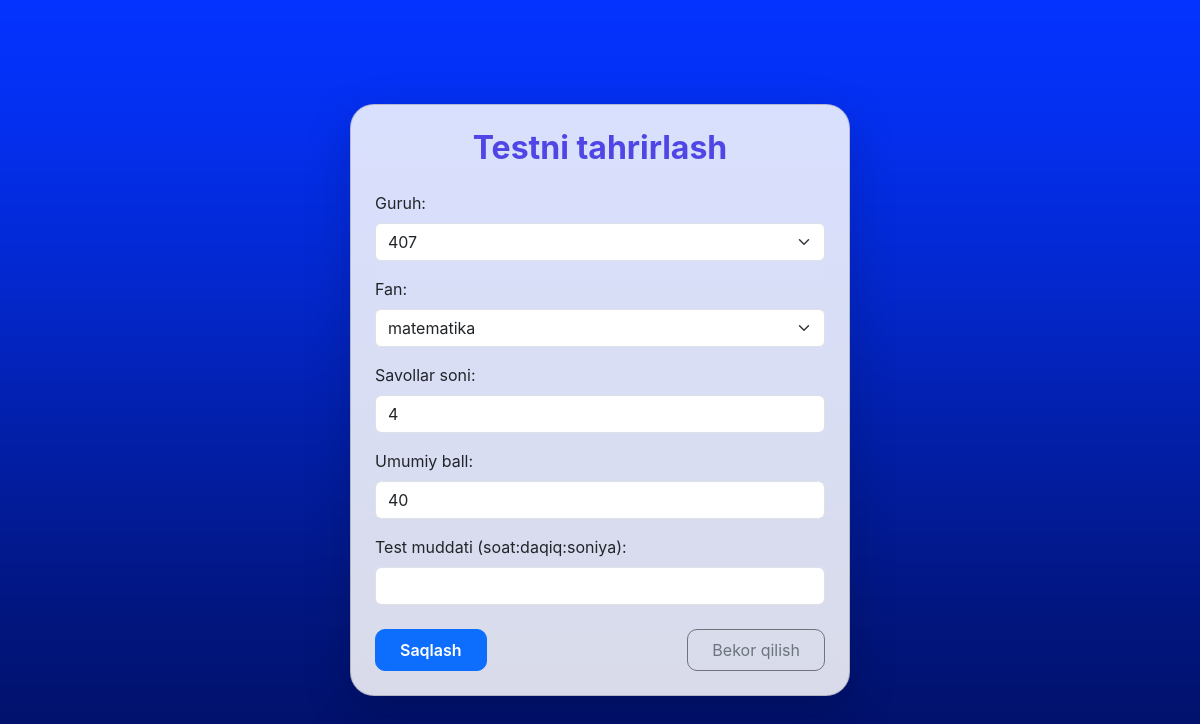
Page /api/controller-panel/edit-test/11/ (signed in) on the committed database.
### main/models.py (models this page shows, shortened)
class Test(models.Model):
    group = models.ForeignKey('Group', on_delete=models.CASCADE, related_name='tests', verbose_name="Guruh", null=True, blank=True)
    subject = models.ForeignKey('Subject', on_delete=models.CASCADE, related_name='tests', verbose_name="Fan")
    created_by = models.ForeignKey(User, on_delete=models.SET_NULL, null=True, related_name='created_tests', verbose_name="Yaratuvchi (Controller)")
    kafedra = models.ForeignKey('Kafedra', on_delete=models.SET_NULL, null=True, blank=True, related_name='tests', verbose_name='Kafedra')
    bulim = models.ForeignKey('Bulim', on_delete=models.SET_NULL, null=True, blank=True, related_name='tests', verbose_name="Bo'lim")
    question_count = models.PositiveIntegerField(verbose_name="Savollar soni")
    total_score = models.PositiveIntegerField(verbose_name="Umumiy ball")
    duration = models.DurationField(verbose_name="Test muddati")
    minutes = models.PositiveIntegerField(verbose_name="Test vaqti (daqiqa)", default=30)
    active = models.BooleanField(default=True, verbose_name="Faol testmi")
    created_at = models.DateTimeField(auto_now_add=True, verbose_name="Yaratilgan sana")
    start_time = models.DateTimeField(auto_now_add=True, verbose_name="Boshlanish vaqti", blank=True, null=True)
    class Meta:
        verbose_name = "Test"
        verbose_name_plural = "Testlar"

class Group(models.Model):
    faculty = models.ForeignKey(Faculty, on_delete=models.CASCADE, related_name='groups', verbose_name="Fakultet")
    name = models.CharField(max_length=100, verbose_name="Guruh nomi")
    created_at = models.DateTimeField(auto_now_add=True, verbose_name="Yaratilgan sana")
    class Meta:
        verbose_name = "Guruh"
        verbose_name_plural = "Guruhlar"

class Subject(models.Model):
    name = models.CharField(max_length=255, verbose_name="Fan nomi")
    created_at = models.DateTimeField(auto_now_add=True, verbose_name="Yaratilgan sana")
    class Meta:
        verbose_name = "Fan"
        verbose_name_plural = "Fanlar"

### main/views_controller_panel.py (the view, shortened to what this page needs)
@login_required
def edit_test(request, test_id):
    login_redirect = login_check(request)
    if login_redirect:
        return login_redirect
    if not hasattr(request.user, 'role') or request.user.role != 'controller':
        return redirect('/api/login/')
    from main.models import TestQuestion
    test = Test.objects.get(id=test_id, created_by=request.user)
    groups = Group.objects.all()
    kafedralar = Kafedra.objects.all()
    bulimlar = Bulim.objects.all()
    subjects = Subject.objects.all()
    return render(request, 'controller_panel/edit_test.html', {
        'groups': groups,
        'kafedralar': kafedralar,
        'bulimlar': bulimlar,
        'subjects': subjects,
        'test': test
    })

### main/views_controller_panel.py (called while the page is built)
def login_check(request):
    if not request.user.is_authenticated:
        return redirect('/api/login/')
    return None

### main/templates/controller_panel/edit_test.html (shortened to what this page needs)
<!DOCTYPE html>
<html lang="uz">
<head>
    <link rel="stylesheet" href="https://cdn.jsdelivr.net/npm/bootstrap@5.3.3/dist/css/bootstrap.min.css">
</head>
<body style="background: url('/static/main/1.png') no-repeat center center fixed; background-size: cover; min-height: 100vh; font-family: 'Inter', 'Segoe UI', sans-serif;">
<div class="container d-flex align-items-center justify-content-center" style="min-height: 100vh;">
    <div class="card shadow-lg p-4" style="max-width: 500px; width: 100%; border-radius: 24px; background: rgba(255,255,255,0.85); backdrop-filter: blur(12px);">
        <h2 class="mb-4 text-center" style="font-weight:700; color:#4f46e5;">Testni tahrirlash</h2>
        <form method="post">
            {% if test.group %}
            <div class="mb-3">
                <label for="group" class="form-label">Guruh:</label>
                <select name="group" id="group" class="form-select" required>
                    {% for group in groups %}
                        <option value="{{ group.id }}" {% if test.group.id == group.id %}selected{% endif %}>{{ group.name }}</option>
                    {% endfor %}
                </select>
            </div>
            {% endif %}
            <div class="mb-3">
                <label for="subject" class="form-label">Fan:</label>
                <select name="subject" id="subject" class="form-select" required>
                    {% for subject in subjects %}
                        <option value="{{ subject.id }}" {% if test.subject.id == subject.id %}selected{% endif %}>{{ subject.name }}</option>
                    {% endfor %}
                </select>
            </div>
            <div class="mb-3">
                <label for="question_count" class="form-label">Savollar soni:</label>
                <input type="number" name="question_count" id="question_count" class="form-control" value="{{ test.question_count }}" required>
            </div>
            <div class="mb-3">
                <label for="total_score" class="form-label">Umumiy ball:</label>
                <input type="number" name="total_score" id="total_score" class="form-control" value="{{ test.total_score }}" required>
            </div>
            <div class="mb-3">
                <label for="duration" class="form-label">Test muddati (soat:daqiq:soniya):</label>
                <input type="text" name="duration" id="duration" class="form-control" value="{{ test.duration|time:'H:i:s' }}" required>
            </div>
            <div class="d-flex justify-content-between align-items-center mt-4">
                <button type="submit" class="btn btn-primary px-4 py-2" style="font-weight:600; border-radius:10px;">Saqlash</button>
                <a href="/api/controller-panel/dashboard/" class="btn btn-outline-secondary px-4 py-2" style="border-radius:10px;">Bekor qilish</a>
            </div>
        </form>
    </div>
</div>
</body>
</html>

### rows in the picture
Test: group "407", subject "matematika", question_count "4", total_score "40"
